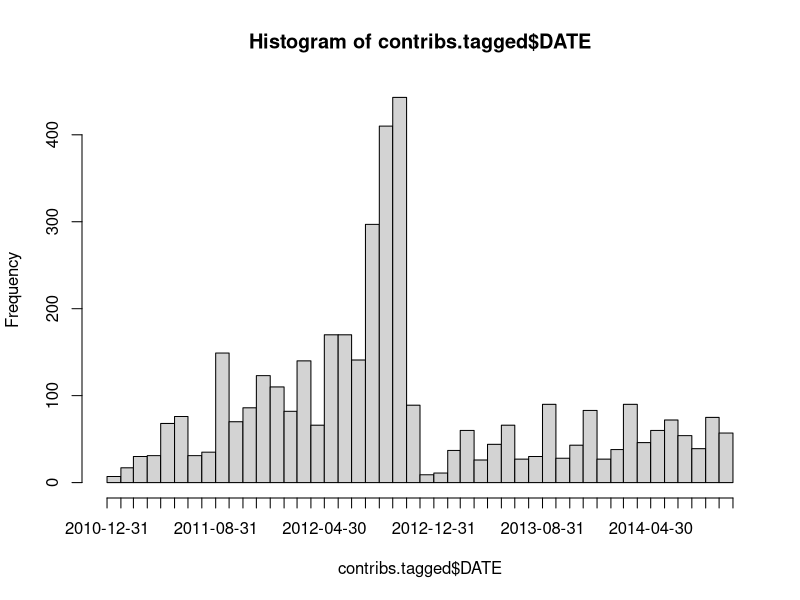
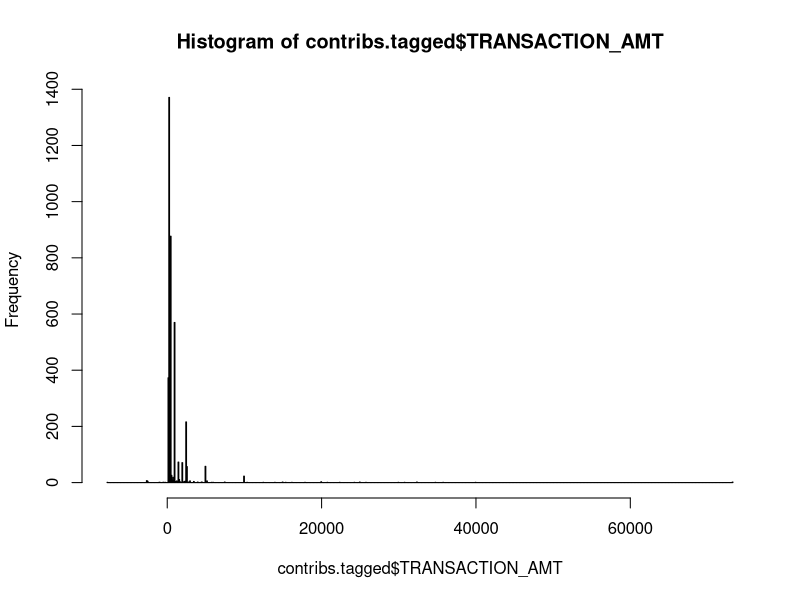

These figures' R source, in order: (Note: this script raises an error after producing the figures.)
#
#   analysis.R: statistical analysis on political contributions of Harvard employees
#

## Data Sets
# all contribution data, filtered down to Harvard employees, from 2001 - 2014
contribs <- read.csv("harvard-contributions.csv")
people <- read.csv("people_tagged_unique.csv")  
contribs.tagged <- read.csv("harvard-contributions-2011-2014-tagged.csv")

# HELPER FUNCTIONS
# show counts and percentages via contingency table
tabulate <- function(cols) {
    print(table(cols))
    print(round(prop.table(table(cols)), 3))
}

# PEOPLE
# Unique employees who contributed between 2011 and 2014
names(people) # get a look at the columns
nrow(people) # 1216 unique verified contributors between 2011 and 2014
# Gender
# 457 F, 756 M
# 38% F, 62% M
table(people$GENDER)
round(prop.table(table(people$GENDER)), 3)
# School
# 25% in FAS, 15% in HLS, HMS, HBS, 7% in SPH
table(people$SCHOOL)
round(prop.table(table(people$SCHOOL)), 3)
# Title
# 46% professors, 22% administrators, 26 Univ. professors
table(people$TITLE)
round(prop.table(table(people$TITLE)), 3)
# School vs. Gender
school.gender.table <- table(people$SCHOOL, people$GENDER); school.gender.table
school.gender.perc <- round(prop.table(school.gender.table, 1), 3); school.gender.perc
# average gender distribution per school
# 30% female, 63% male
school.gender.favg <- mean(school.gender.perc[,2])
school.gender.mavg <- mean(school.gender.perc[,3])
school.gender.favg; school.gender.mavg
# Gender vs. Title
# administrators are 59% female, associate professors are 57% male, asst. profs are 67% male, instructors are 75% female
# professors are 75% male, senior fellows are 85% male, senior lecturers are 58% male, univ. profs are 92% male
title.gender.table <- table(people$TITLE, people$GENDER); title.gender.table
title.gender.perc <- round(prop.table(title.gender.table, 1), 3); title.gender.perc

# TAGGED CONTRIBUTIONS (2011 - 2014)
# Contribution data, tagged with gender/school/title, from 2011 - 2014
names(contribs.tagged)
# Add a column with formatted transaction date
contribs.tagged$DATE <- as.Date(sprintf("%08d", contribs.tagged$TRANSACTION_DT), '%m%d%Y')
# contributions between 01-04-2011 and 09-30-2014
summary(contribs.tagged$DATE)
# histogram of # contribs / month
hist(contribs.tagged$DATE, breaks="months", freq=TRUE)
# mean contributions: $952.4, median: $500, min: $200, max: $73300
summary(contribs.tagged$TRANSACTION_AMT)
# only 47 contributions greater than $5000
hist(contribs.tagged$TRANSACTION_AMT, breaks="FD", freq=TRUE)
# let's break it down by school
# first, merge CAND and CMTE party affiliation
# contribs.tagged$PARTY <- ifelse(!is.na(contribs.tagged$CMTE_PTY_AFFILIATION), as.character(contribs.tagged$CMTE_PTY_AFFILIATION), as.character(contribs.tagged$CAND_PTY_AFFILIATION))
# now, look at total contributions (amt + count) per party per school
party.school.sum <- aggregate(TRANSACTION_AMT ~ PARTY + SCHOOL, data = contribs.tagged, sum); 
party.school.freq <- aggregate(TRANSACTION_AMT ~ PARTY + SCHOOL, data = contribs.tagged, length); party.school.freq
# now per party per school
party.title.freq <- aggregate(TRANSACTION_AMT ~ PARTY + TITLE, data = contribs.tagged, length)
party.title.freq <- party.title.sum[order(party.title.freq$TRANSACTION_AMT, decreasing=TRUE),]; party.title.freq
party.title.sum <- aggregate(TRANSACTION_AMT ~ PARTY + TITLE , data = contribs.tagged, sum)
party.title.sum <- party.title.sum[order(party.title.sum$TRANSACTION_AMT, decreasing=TRUE),]; party.title.sum
party.title.mean <- aggregate(TRANSACTION_AMT ~ PARTY + TITLE , data = contribs.tagged, mean)
party.title.mean <- party.title.mean[order(party.title.mean$TRANSACTION_AMT, decreasing=TRUE),]; party.title.mean
# per party per gender
party.gender.sum <- aggregate(TRANSACTION_AMT ~ PARTY + GENDER, data = contribs.tagged, sum); party.gender.sum 
party.gender.freq <- aggregate(TRANSACTION_AMT ~ PARTY + GENDER, data = contribs.tagged, length); party.gender.freq
